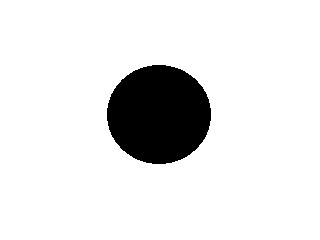
#> input picture images/imagem2.jpg, 320 x 240 px, found by its file name
$ python questao22.py
#> lines starting #> are read from the running program, lines starting #| are printed output that depends on the picture; after the words box and inside, x2 and y2 are one past the last pixel; in counts of white or black regions, pixels touching at a corner belong together
import cv2
import numpy as np
from numba import njit

seed = (0, 0)

@njit
def region_growing(image, seed=None):
    rows, cols = image.shape[:2]
    xc, yc = seed
    segmented = np.zeros_like(image)

    segmented[xc, yc] = 255

    current_found = 0
    previous_points = 1

    while previous_points != current_found:
        previous_points = current_found
        current_found = 0
        for row in range(rows):
            for col in range(cols):
                if segmented[row, col] == 255:
                    if image[row - 1, col - 1] < 127:
                        segmented[row - 1, col - 1] = 255
                        current_found += 1
                    if image[row - 1, col] < 127:
                        segmented[row - 1, col] = 255
                        current_found += 1
                    if image[row - 1, col + 1] < 127:
                        segmented[row - 1, col + 1] = 255
                        current_found += 1
                    if image[row, col - 1] < 127:
                        segmented[row, col - 1] = 255
                        current_found += 1
                    if image[row, col + 1] < 127:
                        segmented[row, col + 1] = 255
                        current_found += 1
                    if image[row + 1, col - 1] < 127:
                        segmented[row + 1, col - 1] = 255
                        current_found += 1
                    if image[row + 1, col] < 127:
                        segmented[row + 1, col] = 255
                        current_found += 1
                    if image[row + 1, col + 1] < 127:
                        segmented[row + 1, col + 1] = 255
                        current_found += 1

    return segmented


def mouse_event(event, x, y, flags, param):
    if event == cv2.EVENT_LBUTTONDOWN:
        global seed

        seed = (y, x)


def get_centroid(image):
    xc, yc = 0, 0

    rows, cols = image.shape[:2]
    count = 0
    for row in range(rows):
        for col in range(cols):
            if image[row, col] == 255:
                xc += row
                yc += col
                count += 1

    xc = int(xc / count)
    yc = int(yc / count)

    return xc, yc


if __name__ == '__main__':
    image = cv2.imread('C:/Users/User/Desktop/GIT/LapiscoComputerVisionPython/images/imagem2.jpg')
#> image is the input picture: shape (240, 320, 3); min 0, max 255, mean 228.2

    grayscale_image = cv2.cvtColor(image, cv2.COLOR_BGR2GRAY)

    cv2.namedWindow('Original Image', 1)
    cv2.imshow('Original Image', grayscale_image)
    cv2.setMouseCallback('Original Image', mouse_event)
    cv2.waitKey(0)

    segmented_image = region_growing(grayscale_image, seed)
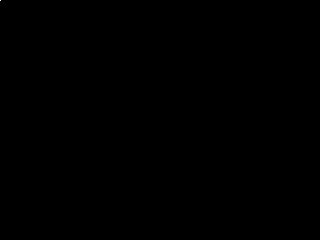
#> segmented_image: shape (240, 320); 0% white in thin lines or dots, all inside (x1, y1, x2, y2) = (0, 0, 1, 1)
    xc, yc = get_centroid(segmented_image)
#> xc = 0; yc = 0

    rows, cols = segmented_image.shape[:2]
#> rows = 240; cols = 320
    new_img = np.zeros([rows, cols, 3], np.uint8)

    new_img[np.where(segmented_image == 255)] = [255, 0, 0]

    cv2.circle(new_img, (yc, xc), 5, (0, 255, 0), -1)

    cv2.imshow('Segmented image', new_img)
    cv2.waitKey(0)
